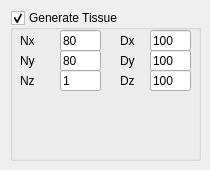
        <widget class="QWidget" name="tab_13">
         <attribute name="title">
          <string>Tissue</string>
         </attribute>
         <widget class="QGroupBox" name="generateTissue">
          <property name="geometry">
           <rect>
            <x>10</x>
            <y>10</y>
            <width>191</width>
            <height>151</height>
           </rect>
          </property>
          <property name="title">
           <string>Generate Tissue</string>
          </property>
          <property name="flat">
           <bool>true</bool>
          </property>
          <property name="checkable">
           <bool>true</bool>
          </property>
          <property name="checked">
           <bool>true</bool>
          </property>
          <widget class="QLineEdit" name="Dy">
           <property name="geometry">
            <rect>
             <x>140</x>
             <y>40</y>
             <width>41</width>
             <height>21</height>
            </rect>
           </property>
           <property name="text">
            <string>100</string>
           </property>
           <property name="placeholderText">
            <string>um</string>
           </property>
          </widget>
          <widget class="QLabel" name="label_22">
           <property name="geometry">
            <rect>
             <x>110</x>
             <y>20</y>
             <width>31</width>
             <height>21</height>
            </rect>
           </property>
           <property name="text">
            <string>Dx</string>
           </property>
          </widget>
          <widget class="QLineEdit" name="Dz">
           <property name="geometry">
            <rect>
             <x>140</x>
             <y>60</y>
             <width>41</width>
             <height>21</height>
            </rect>
           </property>
           <property name="text">
            <string>100</string>
           </property>
           <property name="placeholderText">
            <string>um</string>
           </property>
          </widget>
          <widget class="QLabel" name="label_48">
           <property name="geometry">
            <rect>
             <x>110</x>
             <y>40</y>
             <width>31</width>
             <height>21</height>
            </rect>
           </property>
           <property name="text">
            <string>Dy</string>
           </property>
          </widget>
          <widget class="QLineEdit" name="Dx">
           <property name="geometry">
            <rect>
             <x>140</x>
             <y>20</y>
             <width>41</width>
             <height>21</height>
            </rect>
           </property>
           <property name="text">
            <string>100</string>
           </property>
           <property name="placeholderText">
            <string>um</string>
           </property>
          </widget>
          <widget class="QLabel" name="label_49">
           <property name="geometry">
            <rect>
             <x>110</x>
             <y>60</y>
             <width>31</width>
             <height>21</height>
            </rect>
           </property>
           <property name="text">
            <string>Dz</string>
           </property>
          </widget>
          <widget class="QLineEdit" name="meshSizeX">
           <property name="geometry">
            <rect>
             <x>50</x>
             <y>20</y>
             <width>41</width>
             <height>21</height>
            </rect>
           </property>
           <property name="text">
            <string>80</string>
           </property>
           <property name="placeholderText">
            <string>um</string>
           </property>
          </widget>
          <widget class="QLineEdit" name="meshSizeY">
           <property name="geometry">
            <rect>
             <x>50</x>
             <y>40</y>
             <width>41</width>
             <height>21</height>
            </rect>
           </property>
           <property name="text">
            <string>80</string>
           </property>
           <property name="placeholderText">
            <string>um</string>
           </property>
          </widget>
          <widget class="QLineEdit" name="meshSizeZ">
           <property name="geometry">
            <rect>
             <x>50</x>
             <y>60</y>
             <width>41</width>
             <height>21</height>
            </rect>
           </property>
           <property name="text">
            <string>1</string>
           </property>
           <property name="placeholderText">
            <string>um</string>
           </property>
          </widget>
          <widget class="QLabel" name="label_58">
           <property name="geometry">
            <rect>
             <x>10</x>
             <y>60</y>
             <width>31</width>
             <height>21</height>
            </rect>
           </property>
           <property name="text">
            <string>Nz</string>
           </property>
          </widget>
          <widget class="QLabel" name="label_59">
           <property name="geometry">
            <rect>
             <x>10</x>
             <y>20</y>
             <width>31</width>
             <height>21</height>
            </rect>
           </property>
           <property name="text">
            <string>Nx</string>
           </property>
          </widget>
          <widget class="QLabel" name="label_60">
           <property name="geometry">
            <rect>
             <x>10</x>
             <y>40</y>
             <width>31</width>
             <height>21</height>
            </rect>
           </property>
           <property name="text">
            <string>Ny</string>
           </property>
          </widget>
         </widget>
        </widget>
